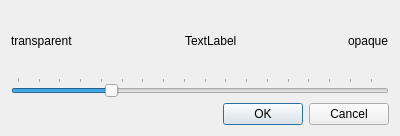
<?xml version="1.0" encoding="UTF-8"?>
<ui version="4.0">
 <class>Tprzezroczystosc</class>
 <widget class="QDialog" name="Tprzezroczystosc">
  <property name="geometry">
   <rect>
    <x>0</x>
    <y>0</y>
    <width>400</width>
    <height>136</height>
   </rect>
  </property>
  <property name="windowTitle">
   <string>Dialog</string>
  </property>
  <layout class="QVBoxLayout" name="verticalLayout">
   <item>
    <layout class="QHBoxLayout" name="horizontalLayout">
     <item>
      <widget class="QLabel" name="label">
       <property name="text">
        <string>transparent</string>
       </property>
      </widget>
     </item>
     <item>
      <spacer name="horizontalSpacer_2">
       <property name="orientation">
        <enum>Qt::Horizontal</enum>
       </property>
       <property name="sizeHint" stdset="0">
        <size>
         <width>40</width>
         <height>20</height>
        </size>
       </property>
      </spacer>
     </item>
     <item>
      <widget class="QLabel" name="label_zoom">
       <property name="text">
        <string>TextLabel</string>
       </property>
      </widget>
     </item>
     <item>
      <spacer name="horizontalSpacer">
       <property name="orientation">
        <enum>Qt::Horizontal</enum>
       </property>
       <property name="sizeHint" stdset="0">
        <size>
         <width>40</width>
         <height>20</height>
        </size>
       </property>
      </spacer>
     </item>
     <item>
      <widget class="QLabel" name="label_2">
       <property name="text">
        <string>opaque</string>
       </property>
      </widget>
     </item>
    </layout>
   </item>
   <item>
    <widget class="QSlider" name="horizontalSlider">
     <property name="minimum">
      <number>80</number>
     </property>
     <property name="maximum">
      <number>255</number>
     </property>
     <property name="value">
      <number>125</number>
     </property>
     <property name="orientation">
      <enum>Qt::Horizontal</enum>
     </property>
     <property name="tickPosition">
      <enum>QSlider::TicksAbove</enum>
     </property>
    </widget>
   </item>
   <item>
    <widget class="QDialogButtonBox" name="buttonBox">
     <property name="orientation">
      <enum>Qt::Horizontal</enum>
     </property>
     <property name="standardButtons">
      <set>QDialogButtonBox::Cancel|QDialogButtonBox::Ok</set>
     </property>
    </widget>
   </item>
  </layout>
 </widget>
 <resources/>
 <connections>
  <connection>
   <sender>buttonBox</sender>
   <signal>accepted()</signal>
   <receiver>Tprzezroczystosc</receiver>
   <slot>accept()</slot>
   <hints>
    <hint type="sourcelabel">
     <x>248</x>
     <y>254</y>
    </hint>
    <hint type="destinationlabel">
     <x>157</x>
     <y>274</y>
    </hint>
   </hints>
  </connection>
  <connection>
   <sender>buttonBox</sender>
   <signal>rejected()</signal>
   <receiver>Tprzezroczystosc</receiver>
   <slot>reject()</slot>
   <hints>
    <hint type="sourcelabel">
     <x>316</x>
     <y>260</y>
    </hint>
    <hint type="destinationlabel">
     <x>286</x>
     <y>274</y>
    </hint>
   </hints>
  </connection>
 </connections>
</ui>
